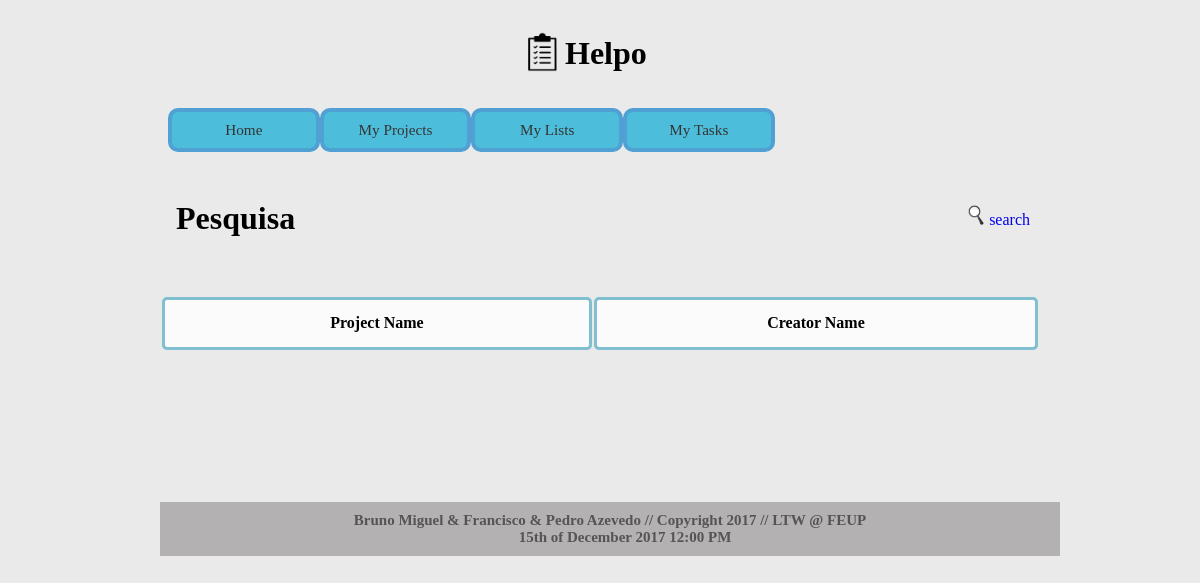
/home.php, run on an earlier commit of the app's database.
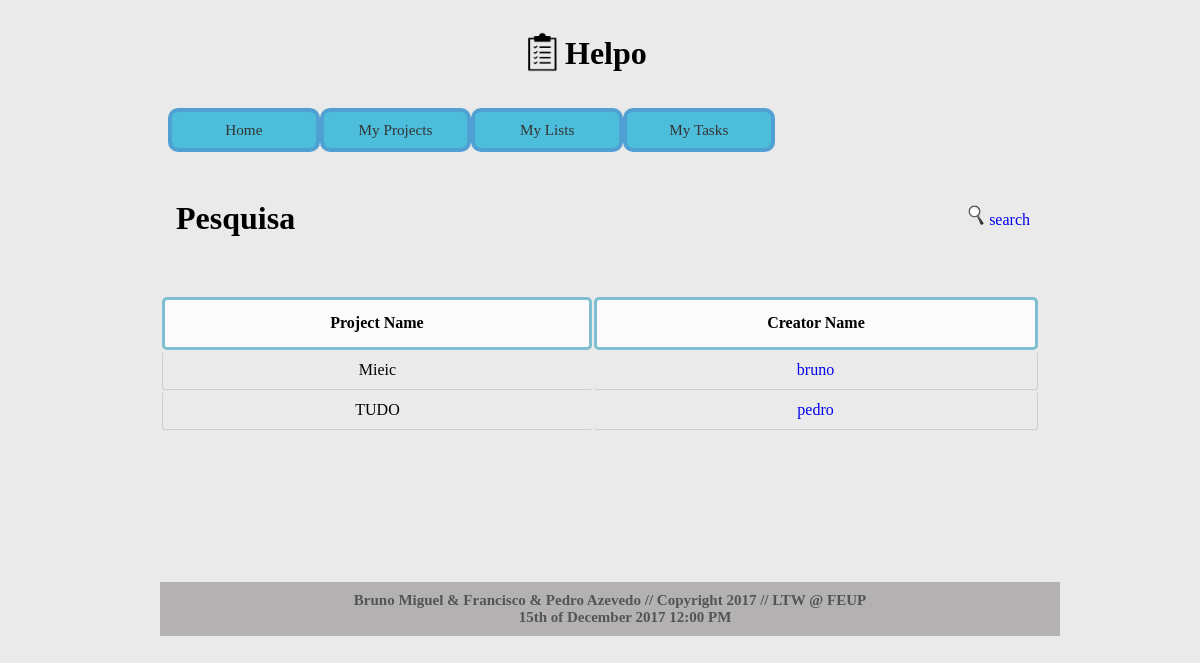
And on a later commit of the database.
### tables this page shows
CREATE TABLE projects (
	project_id 		INTEGER PRIMARY KEY AUTOINCREMENT,
	project_name 	VARCHAR(50) NOT NULL,
	user_id 		INTEGER REFERENCES users
);

CREATE TABLE users (
	USER_ID  	INTEGER PRIMARY KEY AUTOINCREMENT,
	ROLE 		INTEGER,
	USERNAME 	VARCHAR(30) NOT NULL,
	PASSWORD 	VARCHAR(30) NOT NULL,
	EMAIL 		TEXT NOT NULL,
	FIRST_NAME	VARCHAR(30) NOT NULL,
	LAST_NAME 	VARCHAR(70) NOT NULL,
	BDAY		INTEGER NOT NULL,
	BMONTH		TEXT NOT NULL,
	BYEAR		INTEGER NOT NULL,
	IMG_NAME	TEXT
);

### home.php (called while the page is built, shortened)
<?php
$home_section = "home";
include_once('./templates/html_header.php');
include_once('./templates/html_home.php');
include_once('./templates/html_footer.php');
?>

### database/db.php (called while the page is built, shortened)
<?php
    class Database {
        private $database;
        public function __construct($sqlite_file_path) {
            try {
                $this->base_path = $_SERVER['SERVER_NAME'] . $_SERVER['PHP_SELF'];
                $this->database = new PDO('sqlite:' . $sqlite_file_path);
                $this->database->setAttribute(PDO::ATTR_ERRMODE, PDO::ERRMODE_EXCEPTION);
            }
            catch (PDOException $e) {
                echo 'Connection to database failed: ' . $e->getMessage();
            }
        }
        public function get_user_from_id($user_id) {
            $statement = $this->database->prepare('SELECT * FROM users WHERE USER_ID = ?');
            $statement->execute(array($user_id));
            return $statement->fetch();
        }
		public function get_projects() {
			$statement = $this->database->prepare('SELECT * FROM projects');
			$statement->execute();
			return $statement->fetchAll();
		}
    }
?>

### templates/html_home.php (the view, shortened to what this page needs)
<?
require_once('./database/db.php');
$db = new Database('./database/helpo.db');
$projects_list = $db->get_projects();
?>
<a href="#"><div class="button" id="search"><img src="./images/search-icon.png"/>search</div></a>
<div id="home">
<h1>Pesquisa</h1>
	<form>
	  <table class="list homelist" id="<? echo $home_section; ?>table">
		<tr>
		  <td>Project Name</td>
		  <td>Creator Name</td>
		</tr><?
		foreach ($projects_list as $project) {
		  echo '<tr>';
		  echo '<td><a id="' . $project['project_id'] . '">' . $project['project_name'] . '</a></td>';
		  $user = $db->get_user_from_id($project['user_id']);
		  echo '<td><a id="' . $user['USER_ID'] . '" href="profile_page.php?id=' .$user['USER_ID'] . '">' . $user['USERNAME'] . '</a></td>';
		  echo '</tr>';
		}
	?></table>
	</form>
</div>

What changed in the data, as far as the page shows it:
added projects: project_name "Mieic", user.USERNAME "bruno"
added projects: project_name "TUDO", user.USERNAME "pedro"
